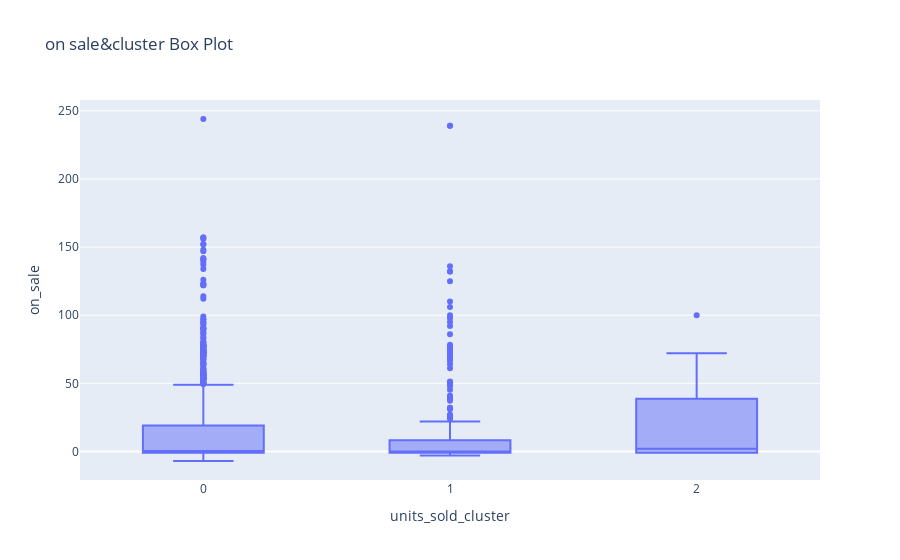

Notebook code cell kept with this figure:
### Code cell
# 盒狀圖
modelData['on_sale']=modelData['retail_price']-modelData['price']
px.box(modelData,x='units_sold_cluster',y='on_sale',title='on sale&cluster Box Plot')

### Figure 1 — Plotly figure (JSON) as saved in the notebook; plotly's stock layout.template omitted (floating-point values rounded to 4 significant figures; data arrays with more than 128 entries replaced by an {"elided": "..."} marker saying what was removed)
{"data": [{"alignmentgroup": "True", "hovertemplate": "units_sold_cluster=%{x}<br>on_sale=%{y}<extra></extra>", "legendgroup": "", "marker": {"color": "#636efa"}, "name": "", "notched": false, "offsetgroup": "", "orientation": "v", "showlegend": false, "type": "box", "x": {"elided": "1430 int values"}, "x0": " ", "xaxis": "x", "y": {"elided": "1430 float values"}, "y0": " ", "yaxis": "y"}], "layout": {"boxmode": "group", "legend": {"tracegroupgap": 0}, "title": {"text": "on sale&cluster Box Plot"}, "xaxis": {"anchor": "y", "domain": [0, 1], "title": {"text": "units_sold_cluster"}}, "yaxis": {"anchor": "x", "domain": [0, 1], "title": {"text": "on_sale"}}}}
